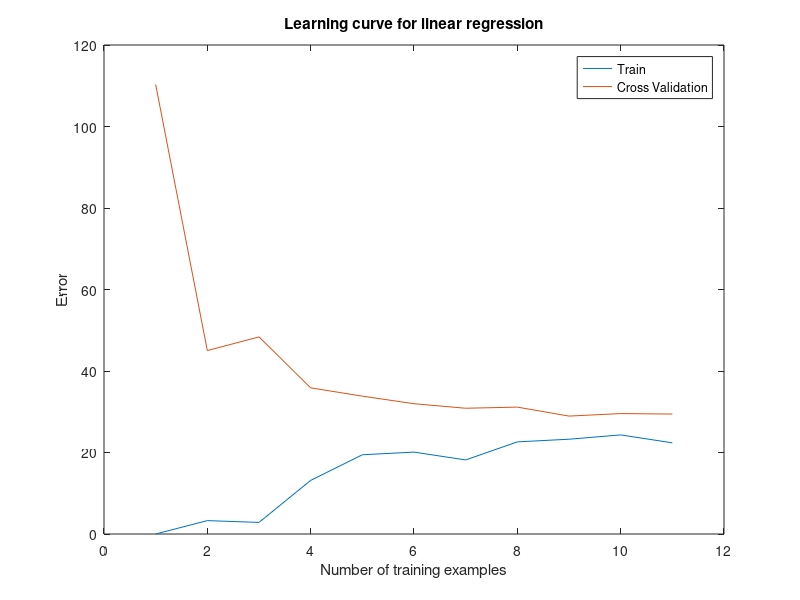
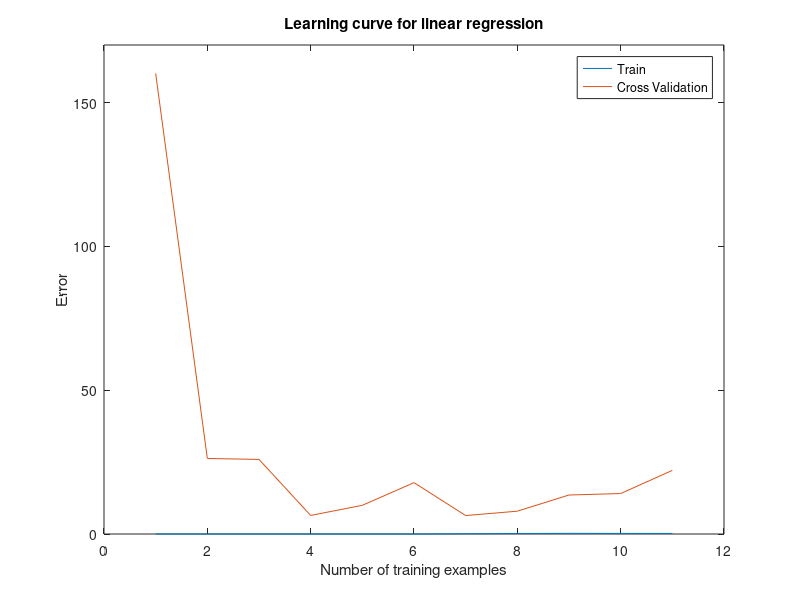

The MATLAB source for these figures, in order:
%{ 
	Author: Dhairya Dhondiyal
	
	Description:
	Description is there in the word file.
	
	Disclaimer:
    Copyright (C) - All Rights Reserved
    Unauthorized copying of this file, via any medium is strictly prohibited
    Proprietary and confidential
    Written by Dhairya Dhondiyal, October 2016
%}
clear;clear all;clc;

%Load cv_x and cv_y
cv_x=load('cv_x.txt');
cv_y=load('cv_y.txt');
cv_x=[ones(size(cv_x)) cv_x];

%Take rows 2-12 and calculate the errors after predection using ordianry least squares linear regression.
for i=2:12
training_x=load('training_x.txt');
training_y=load('training_y.txt');
training_x=training_x(1:i,:);
training_y=training_y(1:i,:);
training_x=[ones(size(training_x)) training_x];
theta=inv(training_x'*training_x)*training_x'*training_y;
training_error(i-1)=sum((training_x*theta-training_y).^2)/(2*length(training_y));
cv_error(i-1)=sum((cv_x*theta-cv_y).^2)/(2*length(cv_y));
end

%Plot the Learning curve for degree 1 polynomial.
plot(1:length(training_y)-1,training_error,1:length(training_y)-1,cv_error);
title('Learning curve for linear regression');
legend('Train', 'Cross Validation');
xlabel('Number of training examples');
ylabel('Error');
axis([0 12 0 120]);

%Convert the training_x to polynomial of degree 6.
training_x_poly=zeros(size(training_x,1),6);
training_x_poly(:,1)=training_x(:,2);
for i=2:6
training_x_poly(:,i)=training_x(:,2).*training_x_poly(:,i-1);
end
mean_training_x_poly=mean(training_x_poly);
training_x_poly=bsxfun(@minus,training_x_poly,mean_training_x_poly);
standard_deviation=std(training_x_poly);
training_x_poly=bsxfun(@rdivide,training_x_poly,standard_deviation);

%Convert cv_x to polynomial of degree 6.
cv_x_poly=zeros(size(cv_x,1),6);
cv_x_poly(:,1)=cv_x(:,2);
for i=2:6
cv_x_poly(:,i)=cv_x(:,2).*cv_x_poly(:,i-1);
end
cv_x_poly=bsxfun(@minus,cv_x_poly,mean_training_x_poly);
cv_x_poly=bsxfun(@rdivide,cv_x_poly,standard_deviation);
cv_x_poly=[ones(size(cv_x_poly,1),1) cv_x_poly];

%Take rows 2-12 and calculate the errors after predection using ordianry least squares polynomial linear regression.
for i=2:12
training_x=training_x_poly(1:i,:);
training_y=load('training_y.txt');
training_y=training_y(1:i,:);
training_x=[ones(size(training_x,1),1) training_x];
theta=pinv(training_x)*training_y;
training_error(i-1)=sum((training_x*theta-training_y).^2)/(2*length(training_y));
cv_error(i-1)=sum((cv_x_poly*theta-cv_y).^2)/(2*length(cv_y));
end

%Plot the Learning curve for degree 6 polynomial.
figure(2);
plot(1:length(training_y)-1,training_error,1:length(training_y)-1,cv_error);
title('Learning curve for linear regression');
legend('Train', 'Cross Validation');
xlabel('Number of training examples');
ylabel('Error');
axis([0 12 0 170]);
